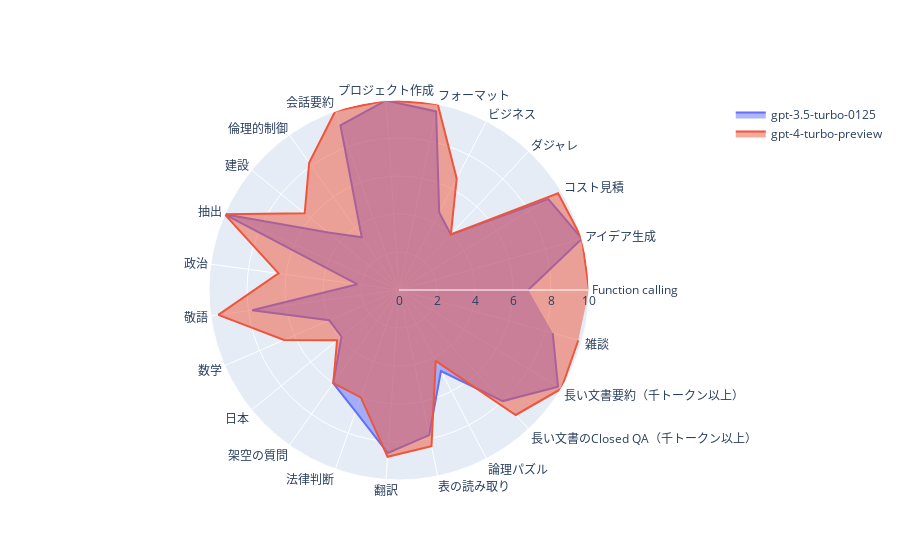

Source (notebook cell):
### Code cell
import plotly.graph_objects as go

fig = go.Figure()

for unique_model in unique_models:
    
    model_mean_df = mean_df.loc[unique_model]
    
    fig.add_trace(go.Scatterpolar(
          r=model_mean_df["score"],
          theta=model_mean_df["Category"],
          fill='toself',
          name=unique_model
    ))

fig.update_layout(
  polar=dict(
    radialaxis=dict(
      visible=True,
      range=[0, 10]
    )),
  showlegend=True
)

fig.show()

### Figure 1 — Plotly figure (JSON) as saved in the notebook; plotly's stock layout.template omitted (floating-point values rounded to 4 significant figures)
{"data": [{"fill": "toself", "name": "gpt-3.5-turbo-0125", "r": [6.8, 10, 9.2, 4, 4.6, 9.6, 10, 9.2, 3.4, 4.8, 10, 2.2, 7.8, 4, 3.9, 6, 6.8, 8.6, 7.8, 4.8, 8, 9.8, 8.4], "theta": ["Function calling", "アイデア生成", "コスト見積", "ダジャレ", "ビジネス", "フォーマット", "プロジェクト作成", "会話要約", "倫理的制御", "建設", "抽出", "政治", "敬語", "数学", "日本", "架空の質問", "法律判断", "翻訳", "表の読み取り", "論理パズル", "長い文書のClosed QA（千トークン以上）", "長い文書要約（千トークン以上）", "雑談"], "type": "scatterpolar"}, {"fill": "toself", "name": "gpt-4-turbo-preview", "r": [10, 10, 9.8, 4, 6.6, 10, 10, 10, 8.2, 6.4, 10, 6.4, 9.6, 6.6, 4.2, 6, 6, 8.8, 8.4, 4.2, 9, 10, 9.8], "theta": ["Function calling", "アイデア生成", "コスト見積", "ダジャレ", "ビジネス", "フォーマット", "プロジェクト作成", "会話要約", "倫理的制御", "建設", "抽出", "政治", "敬語", "数学", "日本", "架空の質問", "法律判断", "翻訳", "表の読み取り", "論理パズル", "長い文書のClosed QA（千トークン以上）", "長い文書要約（千トークン以上）", "雑談"], "type": "scatterpolar"}], "layout": {"autosize": true, "polar": {"angularaxis": {"type": "category"}, "radialaxis": {"autorange": false, "range": [0, 10], "type": "linear", "visible": true}}, "showlegend": true}}
